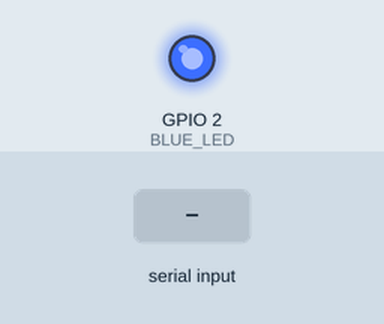
Bench run of a sketch on a simulated ESP32. Shown: output pins drawn as LEDs (lit = HIGH). The inputs (shaded band) are chosen by the test bench. I2S audio is not simulated (input reads silence); nothing arrives over Bluetooth unless stated; what the sketch prints to the serial monitor is not drawn.

Above: at 1.2 s.
1.3 s: "s" received over the second serial link
Timing chart, 0 to 4.3 s (numbered marks = the images above; inputs shaded):
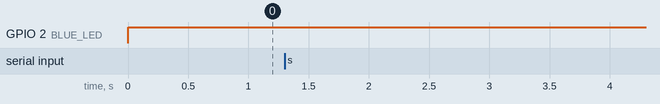

Measured:
- after the input at 1.3 s, every drawn part: stays the same

The sketch:

microphone_test.ino
```cpp
#include <driver/i2s.h>
#include <arduinoFFT.h>
#include "BluetoothSerial.h"

#define I2S_WS 4
#define I2S_SD 15
#define I2S_SCK 23
#define I2S_PORT I2S_NUM_0

BluetoothSerial SerialBT;
int bufferLen = 4096; // Reduced buffer size
int BLUE_LED = 2;

// Dynamic Buffers
int16_t* sBuffer;
double* vReal;
double* vImag;

// FFT Object
ArduinoFFT<double> FFT = ArduinoFFT<double>(NULL, NULL, bufferLen, 44100);

void i2s_install() {
  const i2s_config_t i2s_config = {
    .mode = i2s_mode_t(I2S_MODE_MASTER | I2S_MODE_RX),
    .sample_rate = 44100,
    .bits_per_sample = i2s_bits_per_sample_t(16),
    .channel_format = I2S_CHANNEL_FMT_ONLY_LEFT,
    .communication_format = i2s_comm_format_t(I2S_COMM_FORMAT_STAND_I2S),
    .intr_alloc_flags = 0,
    .dma_buf_count = 8,
    .dma_buf_len = 512,
    .use_apll = false
  };
  i2s_driver_install(I2S_PORT, &i2s_config, 0, NULL);
}

void i2s_setpin() {
  const i2s_pin_config_t pin_config = {
    .bck_io_num = I2S_SCK,
    .ws_io_num = I2S_WS,
    .data_out_num = -1,
    .data_in_num = I2S_SD
  };
  i2s_set_pin(I2S_PORT, &pin_config);
}

bool allocateBuffers(int length) {
  if (sBuffer) free(sBuffer);
  if (vReal) free(vReal);
  if (vImag) free(vImag);

  sBuffer = (int16_t*)malloc(length * sizeof(int16_t));
  vReal = (double*)malloc(length * sizeof(double));
  vImag = (double*)malloc(length * sizeof(double));

  if (!sBuffer || !vReal || !vImag) {
    Serial.println("Memory allocation failed!");
    return false;
  }
  FFT = ArduinoFFT<double>(vReal, vImag, length, 44100);
  return true;
}

void recordAndCalculateAverage() {
  Serial.println("Recording for 1 second...");
  unsigned long startTime = millis();
  double totalFrequency = 0;
  int numReadings = 0;

  while (millis() - startTime < 1000) {
    size_t bytesIn = 0;
    esp_err_t result = i2s_read(I2S_PORT, sBuffer, bufferLen * sizeof(int16_t), &bytesIn, portMAX_DELAY);

    if (result == ESP_OK && bytesIn > 0) {
      int samples_read = bytesIn / sizeof(int16_t);
      for (int i = 0; i < samples_read; i++) {
        vReal[i] = sBuffer[i];
        vImag[i] = 0;
      }
      FFT.windowing(FFT_WIN_TYP_HAMMING, FFT_FORWARD);
      FFT.compute(FFT_FORWARD);
      FFT.complexToMagnitude();
      totalFrequency += FFT.majorPeak();
      numReadings++;
    }
  }

  if (numReadings > 0) {
    double averageFrequency = totalFrequency / numReadings;
    Serial.println("Average Frequency: " + String(averageFrequency) + " Hz");
    SerialBT.println(averageFrequency);
  }
}

void setup() {
  Serial.begin(115200);
  SerialBT.begin("ESP32_SERVER");
  pinMode(BLUE_LED, OUTPUT);
  allocateBuffers(bufferLen);
  i2s_install();
  i2s_setpin();
}

void loop() {
  if (SerialBT.hasClient()) {
    digitalWrite(BLUE_LED, HIGH);

    if (SerialBT.available()) {
      char command = SerialBT.read();
      if (command == 's') {
        recordAndCalculateAverage();
      }
    }
  }
}
```
